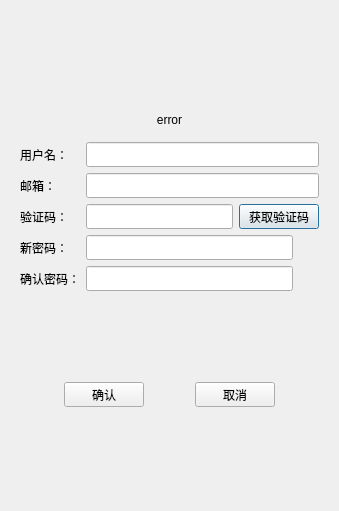
<?xml version="1.0" encoding="UTF-8"?>
<ui version="4.0">
 <class>ResetDialog</class>
 <widget class="QDialog" name="ResetDialog">
  <property name="geometry">
   <rect>
    <x>0</x>
    <y>0</y>
    <width>339</width>
    <height>511</height>
   </rect>
  </property>
  <property name="windowTitle">
   <string>ResetDialog</string>
  </property>
  <layout class="QVBoxLayout" name="verticalLayout_2">
   <item>
    <layout class="QVBoxLayout" name="verticalLayout">
     <property name="leftMargin">
      <number>0</number>
     </property>
     <property name="topMargin">
      <number>0</number>
     </property>
     <property name="rightMargin">
      <number>0</number>
     </property>
     <property name="bottomMargin">
      <number>0</number>
     </property>
     <item>
      <widget class="QStackedWidget" name="stackedWidget">
       <property name="currentIndex">
        <number>0</number>
       </property>
       <widget class="QWidget" name="page">
        <layout class="QVBoxLayout" name="verticalLayout_3">
         <item>
          <spacer name="verticalSpacer">
           <property name="orientation">
            <enum>Qt::Vertical</enum>
           </property>
           <property name="sizeHint" stdset="0">
            <size>
             <width>20</width>
             <height>40</height>
            </size>
           </property>
          </spacer>
         </item>
         <item>
          <widget class="QWidget" name="widget" native="true">
           <layout class="QVBoxLayout" name="verticalLayout_4">
            <item>
             <widget class="QLabel" name="error_label">
              <property name="text">
               <string>error</string>
              </property>
              <property name="alignment">
               <set>Qt::AlignCenter</set>
              </property>
             </widget>
            </item>
           </layout>
          </widget>
         </item>
         <item>
          <layout class="QHBoxLayout" name="horizontalLayout_2">
           <item>
            <widget class="QLabel" name="user_label">
             <property name="minimumSize">
              <size>
               <width>60</width>
               <height>25</height>
              </size>
             </property>
             <property name="maximumSize">
              <size>
               <width>16777215</width>
               <height>25</height>
              </size>
             </property>
             <property name="text">
              <string>用户名：</string>
             </property>
            </widget>
           </item>
           <item>
            <widget class="QLineEdit" name="user_edit">
             <property name="minimumSize">
              <size>
               <width>0</width>
               <height>25</height>
              </size>
             </property>
             <property name="maximumSize">
              <size>
               <width>16777215</width>
               <height>25</height>
              </size>
             </property>
            </widget>
           </item>
          </layout>
         </item>
         <item>
          <layout class="QHBoxLayout" name="horizontalLayout_3">
           <item>
            <widget class="QLabel" name="email_label">
             <property name="minimumSize">
              <size>
               <width>60</width>
               <height>25</height>
              </size>
             </property>
             <property name="maximumSize">
              <size>
               <width>16777215</width>
               <height>25</height>
              </size>
             </property>
             <property name="text">
              <string>邮箱：</string>
             </property>
            </widget>
           </item>
           <item>
            <widget class="QLineEdit" name="email_edit">
             <property name="minimumSize">
              <size>
               <width>0</width>
               <height>25</height>
              </size>
             </property>
             <property name="maximumSize">
              <size>
               <width>16777215</width>
               <height>25</height>
              </size>
             </property>
            </widget>
           </item>
          </layout>
         </item>
         <item>
          <layout class="QHBoxLayout" name="horizontalLayout_6">
           <item>
            <widget class="QLabel" name="verify_label">
             <property name="minimumSize">
              <size>
               <width>60</width>
               <height>25</height>
              </size>
             </property>
             <property name="maximumSize">
              <size>
               <width>16777215</width>
               <height>25</height>
              </size>
             </property>
             <property name="text">
              <string>验证码：</string>
             </property>
            </widget>
           </item>
           <item>
            <widget class="QLineEdit" name="verify_edit">
             <property name="minimumSize">
              <size>
               <width>0</width>
               <height>25</height>
              </size>
             </property>
             <property name="maximumSize">
              <size>
               <width>16777215</width>
               <height>25</height>
              </size>
             </property>
            </widget>
           </item>
           <item>
            <widget class="timerbutton" name="get_verify_code_button">
             <property name="minimumSize">
              <size>
               <width>0</width>
               <height>25</height>
              </size>
             </property>
             <property name="maximumSize">
              <size>
               <width>16777215</width>
               <height>25</height>
              </size>
             </property>
             <property name="text">
              <string>获取验证码</string>
             </property>
            </widget>
           </item>
          </layout>
         </item>
         <item>
          <layout class="QHBoxLayout" name="horizontalLayout_4">
           <item>
            <widget class="QLabel" name="password_label">
             <property name="minimumSize">
              <size>
               <width>60</width>
               <height>25</height>
              </size>
             </property>
             <property name="maximumSize">
              <size>
               <width>16777215</width>
               <height>25</height>
              </size>
             </property>
             <property name="text">
              <string>新密码：</string>
             </property>
            </widget>
           </item>
           <item>
            <widget class="QLineEdit" name="password_edit">
             <property name="minimumSize">
              <size>
               <width>0</width>
               <height>25</height>
              </size>
             </property>
             <property name="maximumSize">
              <size>
               <width>16777215</width>
               <height>25</height>
              </size>
             </property>
            </widget>
           </item>
           <item>
            <widget class="ClickedLabel" name="visibility_pass">
             <property name="minimumSize">
              <size>
               <width>20</width>
               <height>20</height>
              </size>
             </property>
             <property name="maximumSize">
              <size>
               <width>20</width>
               <height>20</height>
              </size>
             </property>
             <property name="text">
              <string/>
             </property>
            </widget>
           </item>
          </layout>
         </item>
         <item>
          <layout class="QHBoxLayout" name="horizontalLayout_5">
           <item>
            <widget class="QLabel" name="confirm_label">
             <property name="minimumSize">
              <size>
               <width>60</width>
               <height>25</height>
              </size>
             </property>
             <property name="maximumSize">
              <size>
               <width>16777215</width>
               <height>25</height>
              </size>
             </property>
             <property name="text">
              <string>确认密码：</string>
             </property>
            </widget>
           </item>
           <item>
            <widget class="QLineEdit" name="confirm_edit">
             <property name="minimumSize">
              <size>
               <width>0</width>
               <height>25</height>
              </size>
             </property>
             <property name="maximumSize">
              <size>
               <width>16777215</width>
               <height>25</height>
              </size>
             </property>
            </widget>
           </item>
           <item>
            <widget class="ClickedLabel" name="visibility_confirm">
             <property name="minimumSize">
              <size>
               <width>20</width>
               <height>20</height>
              </size>
             </property>
             <property name="maximumSize">
              <size>
               <width>20</width>
               <height>20</height>
              </size>
             </property>
             <property name="text">
              <string/>
             </property>
            </widget>
           </item>
          </layout>
         </item>
         <item>
          <spacer name="verticalSpacer_2">
           <property name="orientation">
            <enum>Qt::Vertical</enum>
           </property>
           <property name="sizeHint" stdset="0">
            <size>
             <width>20</width>
             <height>40</height>
            </size>
           </property>
          </spacer>
         </item>
         <item>
          <layout class="QHBoxLayout" name="horizontalLayout_7">
           <item>
            <spacer name="horizontalSpacer">
             <property name="orientation">
              <enum>Qt::Horizontal</enum>
             </property>
             <property name="sizeHint" stdset="0">
              <size>
               <width>40</width>
               <height>20</height>
              </size>
             </property>
            </spacer>
           </item>
           <item>
            <widget class="QPushButton" name="confirm_button">
             <property name="minimumSize">
              <size>
               <width>0</width>
               <height>25</height>
              </size>
             </property>
             <property name="maximumSize">
              <size>
               <width>16777215</width>
               <height>25</height>
              </size>
             </property>
             <property name="text">
              <string>确认</string>
             </property>
            </widget>
           </item>
           <item>
            <spacer name="horizontalSpacer_3">
             <property name="orientation">
              <enum>Qt::Horizontal</enum>
             </property>
             <property name="sizeHint" stdset="0">
              <size>
               <width>40</width>
               <height>20</height>
              </size>
             </property>
            </spacer>
           </item>
           <item>
            <widget class="QPushButton" name="cancel_button">
             <property name="minimumSize">
              <size>
               <width>0</width>
               <height>25</height>
              </size>
             </property>
             <property name="maximumSize">
              <size>
               <width>16777215</width>
               <height>25</height>
              </size>
             </property>
             <property name="text">
              <string>取消</string>
             </property>
            </widget>
           </item>
           <item>
            <spacer name="horizontalSpacer_2">
             <property name="orientation">
              <enum>Qt::Horizontal</enum>
             </property>
             <property name="sizeHint" stdset="0">
              <size>
               <width>40</width>
               <height>20</height>
              </size>
             </property>
            </spacer>
           </item>
          </layout>
         </item>
         <item>
          <spacer name="verticalSpacer_3">
           <property name="orientation">
            <enum>Qt::Vertical</enum>
           </property>
           <property name="sizeHint" stdset="0">
            <size>
             <width>20</width>
             <height>40</height>
            </size>
           </property>
          </spacer>
         </item>
        </layout>
       </widget>
       <widget class="QWidget" name="page_2">
        <layout class="QVBoxLayout" name="verticalLayout_12"/>
       </widget>
      </widget>
     </item>
    </layout>
   </item>
  </layout>
 </widget>
 <customwidgets>
  <customwidget>
   <class>timerbutton</class>
   <extends>QPushButton</extends>
   <header>timerbutton.h</header>
  </customwidget>
  <customwidget>
   <class>ClickedLabel</class>
   <extends>QLabel</extends>
   <header>clickedlabel.h</header>
  </customwidget>
 </customwidgets>
 <resources/>
 <connections/>
</ui>
